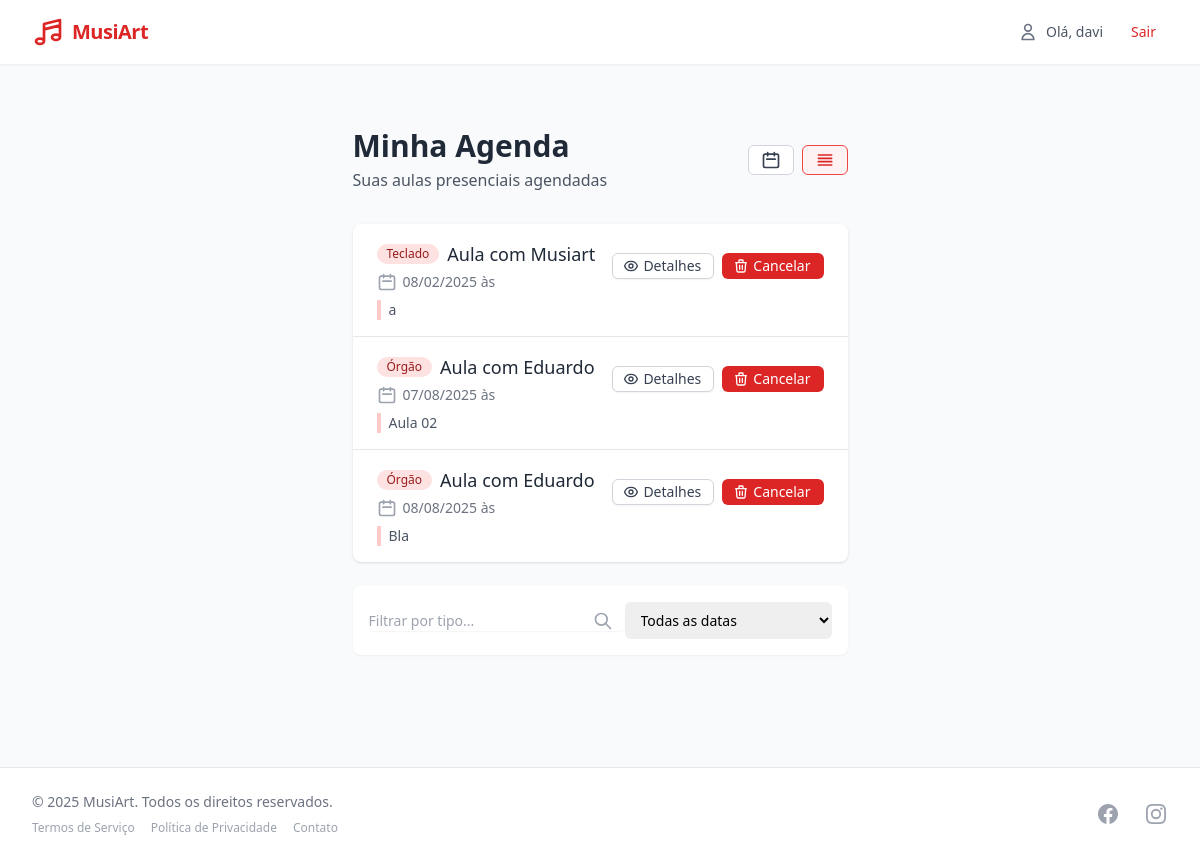
The app's page /aulas/aluno/agenda/ (signed in), older data.
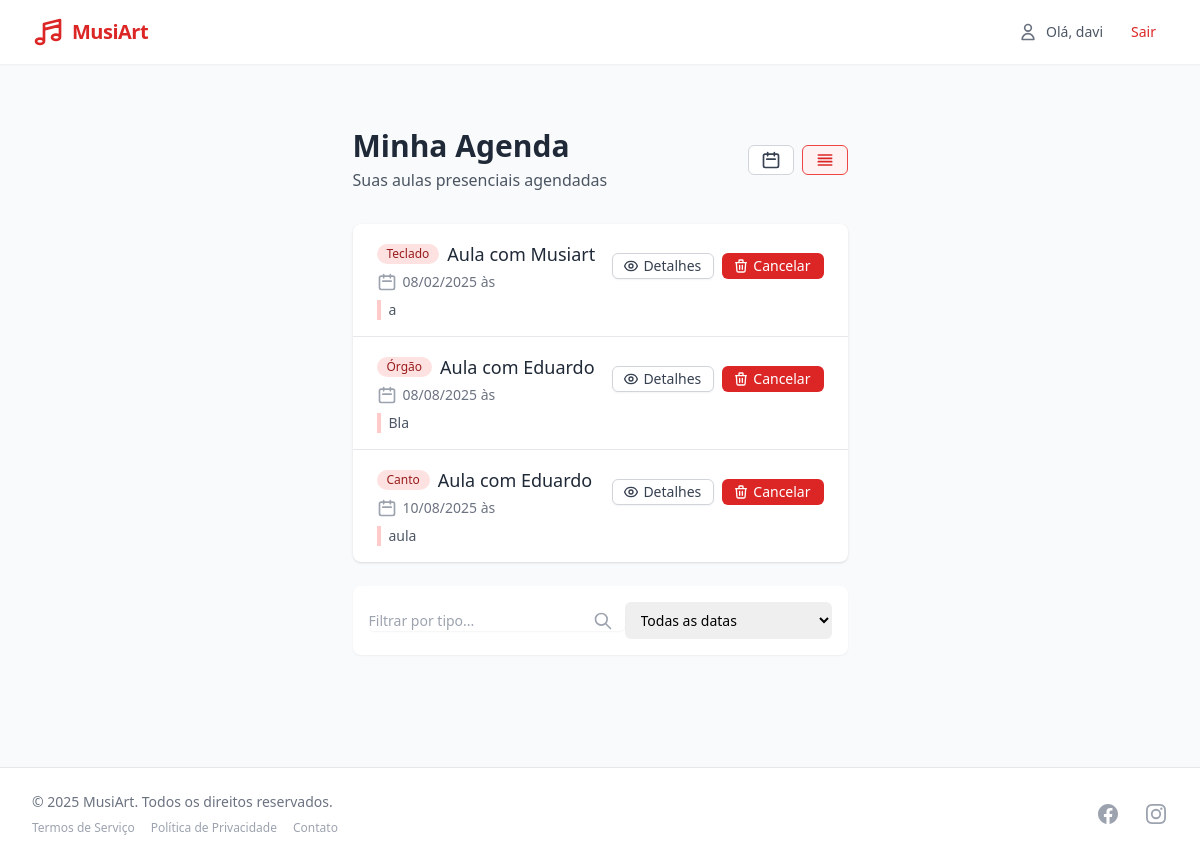
The same page, newer data.
### agenda/models.py (models this page shows, shortened)
class AulaAgendada(models.Model):
    TIPO_AULA_CHOICES = [
        ('CANTO', 'Canto'),
        ('TECLADO', 'Teclado'),
        ('ORGAO', 'Órgão'),
    ]
    aluno = models.ForeignKey(
        User,
        on_delete=models.CASCADE,
        limit_choices_to={'tipo': 'ALUNO'},  # Filtra apenas alunos
        related_name='aulas_agendadas_aluno'
    )
    professor = models.ForeignKey(
        User,
        on_delete=models.CASCADE,
        limit_choices_to={'tipo': 'PROFESSOR'},  # Filtra apenas professores
        related_name='aulas_agendadas_professor'
    )
    data = models.DateTimeField()
    tipo = models.CharField(max_length=10, choices=TIPO_AULA_CHOICES)
    observacoes = models.TextField(blank=True)
    confirmada = models.BooleanField(default=False)
    class Meta:
        ordering = ['data']
        verbose_name = 'Aula Agendada'
        verbose_name_plural = 'Aulas Agendadas'

### usuarios/models.py (models this page shows, shortened)
class Usuario(AbstractUser):
    tipo = models.CharField(max_length=10, choices=[('ALUNO', 'Aluno'), ('PROFESSOR', 'Professor')])
    class Meta:
        verbose_name = 'Usuário'
        verbose_name_plural = 'Usuários'

### aulas/views.py (the view)
# urls.py: path('aluno/agenda/', views.painel_aluno_agenda, name='painel_aluno_agenda'),
@login_required
def painel_aluno_agenda(request):
    aulas = AulaAgendada.objects.filter(aluno=request.user).order_by('data')
    return render(request, 'aulas/painel_aluno_agenda.html', {'aulas': aulas})

### aulas/templates/aulas/painel_aluno_agenda.html (shortened to what the changed rows need)
{% extends 'core/base.html' %}
{% block content %}
<div class="max-w-4xl mx-auto px-4 py-8">
  <div class="flex justify-between items-center mb-8">
    <div>
      <h1 class="text-3xl font-bold text-gray-800">Minha Agenda</h1>
    </div>
  </div>
  <div class="bg-white shadow overflow-hidden sm:rounded-lg">
    {% if aulas %}
      <ul class="divide-y divide-gray-200">
        {% for aula in aulas %}
        <li class="px-6 py-4 hover:bg-gray-50 transition-colors duration-150">
          <div class="flex flex-col md:flex-row md:items-center md:justify-between">
            <div class="mb-2 md:mb-0">
              <div class="flex items-center">
                <span class="inline-flex items-center px-2.5 py-0.5 rounded-full text-xs font-medium bg-primary-100 text-primary-800 mr-2">
                  {{ aula.get_tipo_display }}
                </span>
                <h3 class="text-lg font-medium text-gray-800">Aula com {{ aula.professor.get_full_name|default:aula.professor.username }}</h3>
              </div>
              <div class="mt-1 flex items-center text-sm text-gray-500">
                <svg xmlns="http://www.w3.org/2000/svg" class="flex-shrink-0 mr-1.5 h-5 w-5 text-gray-400" fill="none" viewBox="0 0 24 24" stroke="currentColor">
                  <path stroke-linecap="round" stroke-linejoin="round" stroke-width="2" d="M8 7V3m8 4V3m-9 8h10M5 21h14a2 2 0 002-2V7a2 2 0 00-2-2H5a2 2 0 00-2 2v12a2 2 0 002 2z" />
                </svg>
                {{ aula.data|date:"d/m/Y" }} às {{ aula.hora|time:"H:i" }}
              </div>
            </div>
            <div class="flex items-center space-x-2">
              <a href="#" class="inline-flex items-center px-3 py-1 border border-gray-300 shadow-sm text-sm leading-4 font-medium rounded-md text-gray-700 bg-white hover:bg-gray-50 focus:outline-none focus:ring-2 focus:ring-offset-2 focus:ring-primary-500">
                Detalhes
              </a>
              <form method="post" action="{% url 'agenda:cancelar_aula' aula.id %}">
                <button type="submit" class="inline-flex items-center px-3 py-1 border border-transparent text-sm leading-4 font-medium rounded-md text-white bg-red-600 hover:bg-red-700 focus:outline-none focus:ring-2 focus:ring-offset-2 focus:ring-red-500">
                  Cancelar
                </button>
              </form>
            </div>
          </div>
          {% if aula.observacoes %}
          <div class="mt-2 pl-2 border-l-4 border-primary-200">
            <p class="text-sm text-gray-600">{{ aula.observacoes }}</p>
          </div>
          {% endif %}
        </li>
        {% endfor %}
      </ul>
    {% endif %}
  </div>
</div>
{% endblock %}

Row changes from the older to the newer data that the page shows:
removed AulaAgendada: tipo "Órgão", professor.get_full_name "Eduardo", data "07/08/2025", observacoes "Aula 02"
added AulaAgendada: tipo "Canto", professor.get_full_name "Eduardo", data "10/08/2025", observacoes "aula"
